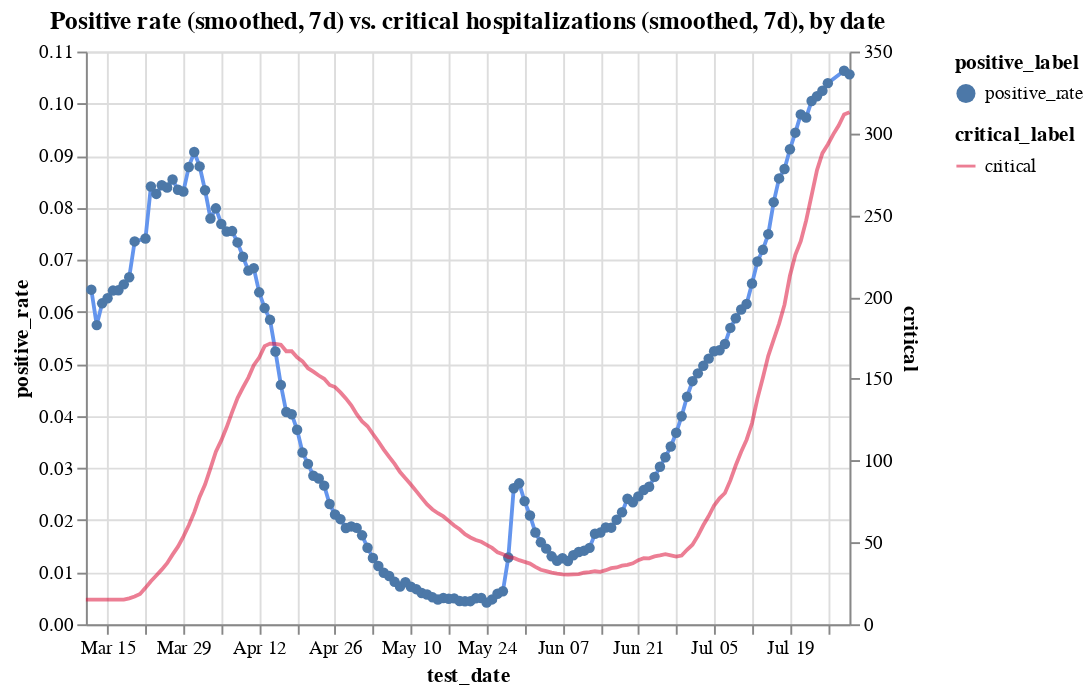

This figure's notebook cell:
### Code cell
c1 = alt.Chart(hos_and_rate[hos_and_rate.positive_rate<0.115]
               .assign(positive_rate = lambda x: x.positive_rate.ewm(span=7).mean())
               .assign(positive_label ='positive_rate')).mark_line(color='cornflowerblue').encode(
    x='test_date',
    y='positive_rate',
    tooltip=['test_date', 'positive_rate'],
    shape='positive_label'
)
c2 = alt.Chart(hos_and_rate
               .assign(critical_label='critical')
               .assign(critical = lambda x: x.critical.ewm(span=7).mean())
              ).mark_line(color='crimson').encode(
    x='test_date',
    y='critical',
    tooltip=['test_date', 'critical'],
    opacity='critical_label'
)


alt.layer(c1, c2).resolve_scale(y='independent').properties(title='Positive rate (smoothed, 7d) vs. critical hospitalizations (smoothed, 7d), by date')

### Figure 1 — Vega-Lite specification as saved in the notebook (floating-point values rounded to 4 significant figures; data arrays with more than 128 entries replaced by an {"elided": "..."} marker saying what was removed)
{"config": {"view": {"continuousWidth": 400, "continuousHeight": 300}}, "layer": [{"data": {"name": "data-0d0d2014381615ae31a720451b8b6932"}, "mark": {"type": "line", "color": "cornflowerblue"}, "encoding": {"shape": {"type": "nominal", "field": "positive_label"}, "tooltip": [{"type": "temporal", "field": "test_date"}, {"type": "quantitative", "field": "positive_rate"}], "x": {"type": "temporal", "field": "test_date"}, "y": {"type": "quantitative", "field": "positive_rate"}}}, {"data": {"name": "data-e6a90d0723d832b23ec09bd25f793f67"}, "mark": {"type": "line", "color": "crimson"}, "encoding": {"opacity": {"type": "nominal", "field": "critical_label"}, "tooltip": [{"type": "temporal", "field": "test_date"}, {"type": "quantitative", "field": "critical"}], "x": {"type": "temporal", "field": "test_date"}, "y": {"type": "quantitative", "field": "critical"}}}], "resolve": {"scale": {"y": "independent"}}, "title": "Positive rate (smoothed, 7d) vs. critical hospitalizations (smoothed, 7d), by date", "$schema": "https://vega.github.io/schema/vega-lite/v4.8.1.json", "datasets": {"data-0d0d2014381615ae31a720451b8b6932": {"elided": "138 records"}, "data-e6a90d0723d832b23ec09bd25f793f67": {"elided": "142 records"}}}
